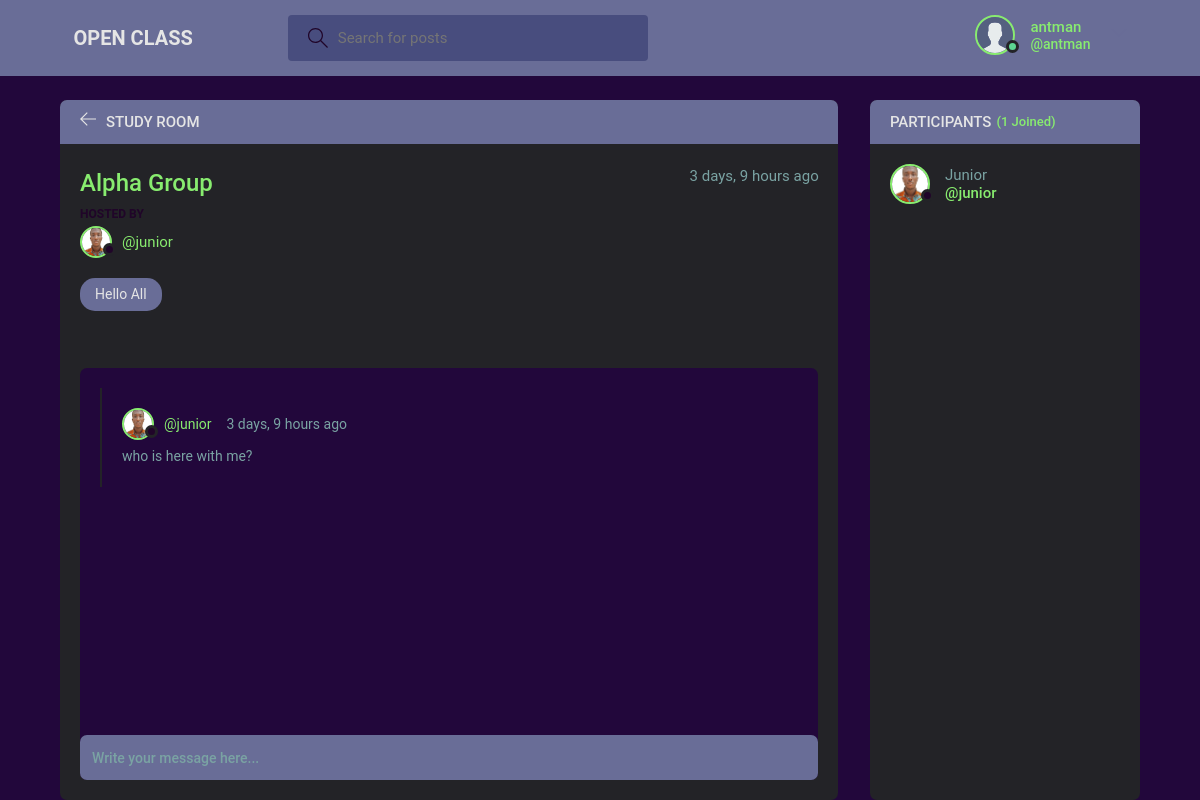
The page /room/22/ (signed in) on the database its author committed.
### base/models.py (models this page shows, shortened)
class User(AbstractUser):
    name = models.CharField(max_length=200, null=True)
    email = models.EmailField(unique=True, null=True)
    bio = models.TextField(null=True)
    avatar = models.ImageField(null=True, default="avatar.svg")
    USERNAME_FIELD = 'username'
    REQUIRED_FIELDS = []

class Room(models.Model):
    host = models.ForeignKey(User, on_delete=models.SET_NULL, null=True)
    topic = models.ForeignKey(Topic, on_delete=models.SET_NULL, null=True)
    name = models.CharField(max_length=200)
    description = models.TextField(null=True, blank=True)
    participants = models.ManyToManyField(
        User, related_name='participants', blank=True)
    updated = models.DateTimeField(auto_now=True)
    created = models.DateTimeField(auto_now_add=True)
    class Meta:
        ordering = ['-updated', '-created']

class Topic(models.Model):
    name = models.CharField(max_length=200)
    def __str__(self):
        return self.name

class Message(models.Model):
    user = models.ForeignKey(User, on_delete=models.CASCADE)
    room = models.ForeignKey(Room, on_delete=models.CASCADE)
    body = models.TextField()
    updated = models.DateTimeField(auto_now=True)
    created = models.DateTimeField(auto_now_add=True)
    class Meta:
        ordering = ['-updated', '-created']

### base/views.py (the view, shortened to what this page needs)
# urls.py: path('room/<str:pk>/', views.room, name="room"),
@login_required(login_url='login')
def room(request, pk):
    room = Room.objects.get(id=pk)
    room_messages = room.message_set.all()
    participants = room.participants.all()
    context = {'room': room, 'room_messages': room_messages,
               'participants': participants}
    return render(request, 'base/room.html', context)

### base/templates/base/room.html (shortened to what this page needs)
{% extends 'main.html' %}
{% block content %}
{% include 'navbar.html' %}
<main class="profile-page layout layout--2">
  <div class="container">
    <div class="room">
      <div class="room__top">
        <div class="room__topLeft">
          <a href="{% url 'home' %}">
            <svg version="1.1" xmlns="http://www.w3.org/2000/svg" width="32" height="32" viewBox="0 0 32 32">
              <title>arrow-left</title>
              <path
                d="M13.723 2.286l-13.723 13.714 13.719 13.714 1.616-1.611-10.96-10.96h27.625v-2.286h-27.625l10.965-10.965-1.616-1.607z">
              </path>
            </svg>
          </a>
          <h3>Study Room</h3>
        </div>
      </div>
      <div class="room__box scroll">
        <div class="room__header scroll">
          <div class="room__info">
            <h3>{{room.name}}</h3>
            <span>{{room.created|timesince}} ago</span>
          </div>
          <div class="room__hosted">
            <p>Hosted By</p>
            <a href="{% url 'user-profile' room.host.id %}" class="room__author">
              <div class="avatar avatar--small">
                <img src="{{room.host.avatar.url}}" />
              </div>
              <span>@{{room.host.username}}</span>
            </a>
          </div>
          <span class="room__topics">{{room.topic}}</span>
        </div>
        <div class="room__conversation">
          <div class="threads scroll">
            {% for message in room_messages %}
            <div class="thread">
              <div class="thread__top">
                <div class="thread__author">
                  <a href="{% url 'user-profile' message.user.id %}" class="thread__authorInfo">
                    <div class="avatar avatar--small">
                      <img src="{{message.user.avatar.url}}" />
                    </div>
                    <span>@{{message.user.username}}</span>
                  </a>
                  <span class="thread__date">{{message.created|timesince}} ago</span>
                </div>
              </div>
              <div class="thread__details">
                {{message.body}}
              </div>
            </div>
            {% endfor %}
          </div>
        </div>
      </div>
      <div class="room__message">
        <form action="" method="POST">
          <input name="body" placeholder="Write your message here..." />
        </form>
      </div>
    </div>
    <div class="participants">
      <h3 class="participants__top">Participants <span>({{participants.count}} Joined)</span></h3>
      <div class="participants__list scroll">
        {% for user in participants %}
        <a href="{%  url 'user-profile' user.id %}" class="participant">
          <div class="avatar avatar--medium">
            <img src="{{user.avatar.url}}" />
          </div>
          <p>
            {{user.name}}
            <span>@{{user.username}}</span>
          </p>
        </a>
        {% endfor %}
      </div>
    </div>
  </div>
</main>
{% endblock content %}

### templates/navbar.html (shortened to what this page needs)
{% load static %}
<header class="header header--loggedIn">
    <div class="container">
        <a href="{% url 'home' %}" class="header__logo">
            <h1>OPEN CLASS</h1>
        </a>
        <form class="header__search" method="GET" action="{% url 'home' %}">
            <label>
                <input name="q" placeholder="Search for posts" />
            </label>
        </form>
        <nav class="header__menu">
            {% if request.user.is_authenticated %}
            <div class="header__user">
                <a href="{% url 'update-user' %}">
                    <div class="avatar avatar--medium active">
                        <img src="{{request.user.avatar.url}}" />
                    </div>
                    <p>{{request.user.username}} <span>@{{request.user.username}}</span></p>
                </a>
                <button class="dropdown-button">
                    <svg version="1.1" xmlns="http://www.w3.org/2000/svg" width="32" height="32" viewBox="0 0 32 32">
                        <title>chevron-down</title>
                        <path d="M16 21l-13-13h-3l16 16 16-16h-3l-13 13z"></path>
                    </svg>
                </button>
            </div>
            {% else %}
            <a href="{% url 'login' %}">
                <img src="{% static 'images/avatar.svg' %}" />
                <p>Login</p>
            </a>
            {% endif %}
        </nav>
    </div>
</header>

### rows shown on the page
User: user.avatar (placeholder picture), user.username "antman"
Room: name "Alpha Group", created "3 days, 9 hours", host.avatar (picture), host.username "junior", topic "Hello All"
Message: user.avatar (picture), user.username "junior", created "3 days, 9 hours", body "who is here with me?"
User: avatar (picture), name "Junior", username "junior"

### other values the page prints
{{ participants.count }} "1"
